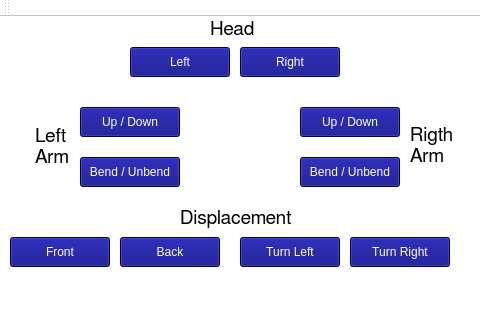
<?xml version="1.0" encoding="UTF-8"?>
<ui version="4.0">
 <class>MainWindow</class>
 <widget class="QMainWindow" name="MainWindow">
  <property name="geometry">
   <rect>
    <x>0</x>
    <y>0</y>
    <width>480</width>
    <height>324</height>
   </rect>
  </property>
  <property name="windowTitle">
   <string>MainWindow</string>
  </property>
  <property name="styleSheet">
   <string notr="true">background-color: rgb(255, 255, 255);</string>
  </property>
  <widget class="QWidget" name="centralWidget">
   <widget class="QPushButton" name="pbHeadRight">
    <property name="geometry">
     <rect>
      <x>240</x>
      <y>30</y>
      <width>100</width>
      <height>30</height>
     </rect>
    </property>
    <property name="styleSheet">
     <string notr="true">font: 63 11pt &quot;FreeSans&quot;;
color: rgb(255, 255, 255);
background-color: rgb(0, 0, 127);</string>
    </property>
    <property name="text">
     <string>Right</string>
    </property>
   </widget>
   <widget class="QPushButton" name="pbHeadLeft">
    <property name="geometry">
     <rect>
      <x>130</x>
      <y>30</y>
      <width>100</width>
      <height>30</height>
     </rect>
    </property>
    <property name="styleSheet">
     <string notr="true">font: 63 11pt &quot;FreeSans&quot;;
color: rgb(255, 255, 255);
background-color: rgb(0, 0, 127);</string>
    </property>
    <property name="text">
     <string>Left</string>
    </property>
   </widget>
   <widget class="QLabel" name="lbHead">
    <property name="geometry">
     <rect>
      <x>210</x>
      <y>0</y>
      <width>50</width>
      <height>23</height>
     </rect>
    </property>
    <property name="font">
     <font>
      <family>FreeSans</family>
      <pointsize>14</pointsize>
      <weight>7</weight>
      <italic>false</italic>
      <bold>false</bold>
     </font>
    </property>
    <property name="styleSheet">
     <string notr="true">font: 63 14pt &quot;FreeSans&quot;;
color: rgb(0, 0, 0);</string>
    </property>
    <property name="text">
     <string>Head</string>
    </property>
   </widget>
   <widget class="QPushButton" name="pbRigth_Up_Down">
    <property name="geometry">
     <rect>
      <x>300</x>
      <y>90</y>
      <width>100</width>
      <height>30</height>
     </rect>
    </property>
    <property name="styleSheet">
     <string notr="true">font: 63 11pt &quot;FreeSans&quot;;
color: rgb(255, 255, 255);
background-color: rgb(0, 0, 127);</string>
    </property>
    <property name="text">
     <string>Up / Down</string>
    </property>
   </widget>
   <widget class="QPushButton" name="pbRight_Bend">
    <property name="geometry">
     <rect>
      <x>300</x>
      <y>140</y>
      <width>100</width>
      <height>30</height>
     </rect>
    </property>
    <property name="styleSheet">
     <string notr="true">font: 63 11pt &quot;FreeSans&quot;;
color: rgb(255, 255, 255);
background-color: rgb(0, 0, 127);</string>
    </property>
    <property name="text">
     <string>Bend / Unbend</string>
    </property>
    <property name="flat">
     <bool>false</bool>
    </property>
   </widget>
   <widget class="QLabel" name="lbRigthArm">
    <property name="geometry">
     <rect>
      <x>410</x>
      <y>93</y>
      <width>50</width>
      <height>71</height>
     </rect>
    </property>
    <property name="font">
     <font>
      <family>FreeSans</family>
      <pointsize>14</pointsize>
      <weight>7</weight>
      <italic>false</italic>
      <bold>false</bold>
     </font>
    </property>
    <property name="styleSheet">
     <string notr="true">font: 63 14pt &quot;FreeSans&quot;;
color: rgb(0, 0, 0);</string>
    </property>
    <property name="text">
     <string>Rigth Arm</string>
    </property>
    <property name="textFormat">
     <enum>Qt::PlainText</enum>
    </property>
    <property name="wordWrap">
     <bool>true</bool>
    </property>
   </widget>
   <widget class="QPushButton" name="pbLeft_Up_Down">
    <property name="geometry">
     <rect>
      <x>80</x>
      <y>90</y>
      <width>100</width>
      <height>30</height>
     </rect>
    </property>
    <property name="styleSheet">
     <string notr="true">font: 63 11pt &quot;FreeSans&quot;;
color: rgb(255, 255, 255);
background-color: rgb(0, 0, 127);</string>
    </property>
    <property name="text">
     <string>Up / Down</string>
    </property>
   </widget>
   <widget class="QPushButton" name="pbLeft_Bend">
    <property name="geometry">
     <rect>
      <x>80</x>
      <y>140</y>
      <width>100</width>
      <height>30</height>
     </rect>
    </property>
    <property name="styleSheet">
     <string notr="true">font: 63 11pt &quot;FreeSans&quot;;
color: rgb(255, 255, 255);
background-color: rgb(0, 0, 127);</string>
    </property>
    <property name="text">
     <string>Bend / Unbend</string>
    </property>
   </widget>
   <widget class="QLabel" name="lbRigthArm_2">
    <property name="geometry">
     <rect>
      <x>35</x>
      <y>94</y>
      <width>50</width>
      <height>71</height>
     </rect>
    </property>
    <property name="font">
     <font>
      <family>FreeSans</family>
      <pointsize>14</pointsize>
      <weight>7</weight>
      <italic>false</italic>
      <bold>false</bold>
     </font>
    </property>
    <property name="styleSheet">
     <string notr="true">font: 63 14pt &quot;FreeSans&quot;;
color: rgb(0, 0, 0);</string>
    </property>
    <property name="text">
     <string>Left Arm</string>
    </property>
    <property name="textFormat">
     <enum>Qt::PlainText</enum>
    </property>
    <property name="wordWrap">
     <bool>true</bool>
    </property>
   </widget>
   <widget class="QLabel" name="lbDisplacement">
    <property name="geometry">
     <rect>
      <x>180</x>
      <y>190</y>
      <width>113</width>
      <height>22</height>
     </rect>
    </property>
    <property name="font">
     <font>
      <family>FreeSans</family>
      <pointsize>14</pointsize>
      <weight>7</weight>
      <italic>false</italic>
      <bold>false</bold>
     </font>
    </property>
    <property name="styleSheet">
     <string notr="true">font: 63 14pt &quot;FreeSans&quot;;
color: rgb(0, 0, 0);</string>
    </property>
    <property name="text">
     <string>Displacement</string>
    </property>
   </widget>
   <widget class="QPushButton" name="pbBack">
    <property name="geometry">
     <rect>
      <x>120</x>
      <y>220</y>
      <width>100</width>
      <height>30</height>
     </rect>
    </property>
    <property name="styleSheet">
     <string notr="true">font: 63 11pt &quot;FreeSans&quot;;
color: rgb(255, 255, 255);
background-color: rgb(0, 0, 127);</string>
    </property>
    <property name="text">
     <string>Back</string>
    </property>
   </widget>
   <widget class="QPushButton" name="pbRight">
    <property name="geometry">
     <rect>
      <x>350</x>
      <y>220</y>
      <width>100</width>
      <height>30</height>
     </rect>
    </property>
    <property name="styleSheet">
     <string notr="true">font: 63 11pt &quot;FreeSans&quot;;
color: rgb(255, 255, 255);
background-color: rgb(0, 0, 127);</string>
    </property>
    <property name="text">
     <string>Turn Right</string>
    </property>
   </widget>
   <widget class="QPushButton" name="pbFront">
    <property name="geometry">
     <rect>
      <x>10</x>
      <y>220</y>
      <width>100</width>
      <height>30</height>
     </rect>
    </property>
    <property name="styleSheet">
     <string notr="true">font: 63 11pt &quot;FreeSans&quot;;
color: rgb(255, 255, 255);
background-color: rgb(0, 0, 127);</string>
    </property>
    <property name="text">
     <string>Front</string>
    </property>
   </widget>
   <widget class="QPushButton" name="pbLeft">
    <property name="geometry">
     <rect>
      <x>240</x>
      <y>220</y>
      <width>100</width>
      <height>30</height>
     </rect>
    </property>
    <property name="styleSheet">
     <string notr="true">font: 63 11pt &quot;FreeSans&quot;;
color: rgb(255, 255, 255);
background-color: rgb(0, 0, 127);</string>
    </property>
    <property name="text">
     <string>Turn Left</string>
    </property>
   </widget>
   <widget class="QLabel" name="lbHead_2">
    <property name="geometry">
     <rect>
      <x>90</x>
      <y>24</y>
      <width>41</width>
      <height>41</height>
     </rect>
    </property>
    <property name="font">
     <font>
      <family>FreeSans</family>
      <pointsize>14</pointsize>
      <weight>50</weight>
      <italic>false</italic>
      <bold>false</bold>
     </font>
    </property>
    <property name="styleSheet">
     <string notr="true">image: url(:/icons/baseline_arrow_back_black_18dp.png);</string>
    </property>
    <property name="text">
     <string/>
    </property>
   </widget>
   <widget class="QLabel" name="lbHead_3">
    <property name="geometry">
     <rect>
      <x>270</x>
      <y>250</y>
      <width>41</width>
      <height>41</height>
     </rect>
    </property>
    <property name="font">
     <font>
      <family>FreeSans</family>
      <pointsize>14</pointsize>
      <weight>50</weight>
      <italic>false</italic>
      <bold>false</bold>
     </font>
    </property>
    <property name="styleSheet">
     <string notr="true">image: url(:/icons/baseline_arrow_back_black_18dp.png);</string>
    </property>
    <property name="text">
     <string/>
    </property>
   </widget>
   <widget class="QLabel" name="lbHead_4">
    <property name="geometry">
     <rect>
      <x>340</x>
      <y>25</y>
      <width>41</width>
      <height>41</height>
     </rect>
    </property>
    <property name="font">
     <font>
      <family>FreeSans</family>
      <pointsize>14</pointsize>
      <weight>50</weight>
      <italic>false</italic>
      <bold>false</bold>
     </font>
    </property>
    <property name="styleSheet">
     <string notr="true">image: url(:/icons/baseline_arrow_forward_black_18dp.png);</string>
    </property>
    <property name="text">
     <string/>
    </property>
   </widget>
   <widget class="QLabel" name="lbHead_5">
    <property name="geometry">
     <rect>
      <x>380</x>
      <y>250</y>
      <width>41</width>
      <height>41</height>
     </rect>
    </property>
    <property name="font">
     <font>
      <family>FreeSans</family>
      <pointsize>14</pointsize>
      <weight>50</weight>
      <italic>false</italic>
      <bold>false</bold>
     </font>
    </property>
    <property name="styleSheet">
     <string notr="true">image: url(:/icons/baseline_arrow_forward_black_18dp.png);</string>
    </property>
    <property name="text">
     <string/>
    </property>
   </widget>
   <widget class="QLabel" name="lbHead_6">
    <property name="geometry">
     <rect>
      <x>220</x>
      <y>90</y>
      <width>41</width>
      <height>41</height>
     </rect>
    </property>
    <property name="font">
     <font>
      <family>FreeSans</family>
      <pointsize>14</pointsize>
      <weight>50</weight>
      <italic>false</italic>
      <bold>false</bold>
     </font>
    </property>
    <property name="styleSheet">
     <string notr="true">image: url(:/icons/baseline_import_export_black_18dp.png);</string>
    </property>
    <property name="text">
     <string/>
    </property>
   </widget>
   <widget class="QLabel" name="lbHead_7">
    <property name="geometry">
     <rect>
      <x>40</x>
      <y>250</y>
      <width>41</width>
      <height>41</height>
     </rect>
    </property>
    <property name="font">
     <font>
      <family>FreeSans</family>
      <pointsize>14</pointsize>
      <weight>50</weight>
      <italic>false</italic>
      <bold>false</bold>
     </font>
    </property>
    <property name="styleSheet">
     <string notr="true">image: url(:/icons/baseline_arrow_upward_black_18dp.png);</string>
    </property>
    <property name="text">
     <string/>
    </property>
   </widget>
   <widget class="QLabel" name="lbHead_8">
    <property name="geometry">
     <rect>
      <x>150</x>
      <y>250</y>
      <width>41</width>
      <height>41</height>
     </rect>
    </property>
    <property name="font">
     <font>
      <family>FreeSans</family>
      <pointsize>14</pointsize>
      <weight>50</weight>
      <italic>false</italic>
      <bold>false</bold>
     </font>
    </property>
    <property name="styleSheet">
     <string notr="true">image: url(:/icons/baseline_arrow_downward_black_18dp.png);</string>
    </property>
    <property name="text">
     <string/>
    </property>
   </widget>
   <widget class="QLabel" name="lbHead_9">
    <property name="geometry">
     <rect>
      <x>197</x>
      <y>135</y>
      <width>41</width>
      <height>41</height>
     </rect>
    </property>
    <property name="font">
     <font>
      <family>FreeSans</family>
      <pointsize>14</pointsize>
      <weight>50</weight>
      <italic>false</italic>
      <bold>false</bold>
     </font>
    </property>
    <property name="styleSheet">
     <string notr="true">image: url(:/icons/baseline_call_missed_black_18dp.png);</string>
    </property>
    <property name="text">
     <string/>
    </property>
   </widget>
   <widget class="QLabel" name="lbHead_10">
    <property name="geometry">
     <rect>
      <x>237</x>
      <y>134</y>
      <width>41</width>
      <height>41</height>
     </rect>
    </property>
    <property name="font">
     <font>
      <family>FreeSans</family>
      <pointsize>14</pointsize>
      <weight>50</weight>
      <italic>false</italic>
      <bold>false</bold>
     </font>
    </property>
    <property name="styleSheet">
     <string notr="true">image: url(:/icons/baseline_call_missed_outgoing_black_18dp.png);</string>
    </property>
    <property name="text">
     <string/>
    </property>
   </widget>
   <zorder>lbRigthArm_2</zorder>
   <zorder>lbHead_2</zorder>
   <zorder>pbHeadRight</zorder>
   <zorder>pbHeadLeft</zorder>
   <zorder>lbHead</zorder>
   <zorder>pbRigth_Up_Down</zorder>
   <zorder>pbRight_Bend</zorder>
   <zorder>lbRigthArm</zorder>
   <zorder>pbLeft_Up_Down</zorder>
   <zorder>pbLeft_Bend</zorder>
   <zorder>lbDisplacement</zorder>
   <zorder>pbBack</zorder>
   <zorder>pbRight</zorder>
   <zorder>pbFront</zorder>
   <zorder>pbLeft</zorder>
   <zorder>lbHead_3</zorder>
   <zorder>lbHead_4</zorder>
   <zorder>lbHead_5</zorder>
   <zorder>lbHead_6</zorder>
   <zorder>lbHead_7</zorder>
   <zorder>lbHead_8</zorder>
   <zorder>lbHead_9</zorder>
   <zorder>lbHead_10</zorder>
  </widget>
  <widget class="QMenuBar" name="menuBar">
   <property name="geometry">
    <rect>
     <x>0</x>
     <y>0</y>
     <width>480</width>
     <height>20</height>
    </rect>
   </property>
  </widget>
  <widget class="QToolBar" name="mainToolBar">
   <attribute name="toolBarArea">
    <enum>TopToolBarArea</enum>
   </attribute>
   <attribute name="toolBarBreak">
    <bool>false</bool>
   </attribute>
  </widget>
  <widget class="QStatusBar" name="statusBar"/>
 </widget>
 <layoutdefault spacing="6" margin="11"/>
 <resources/>
 <connections/>
</ui>
